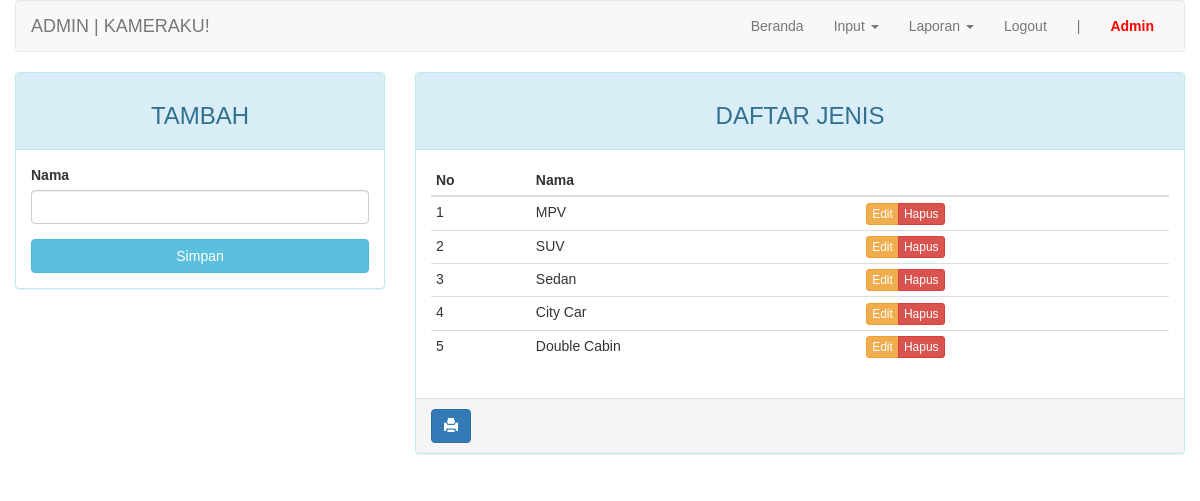
Before: /admin/index.php?page=jenis (signed in) with the older database file.
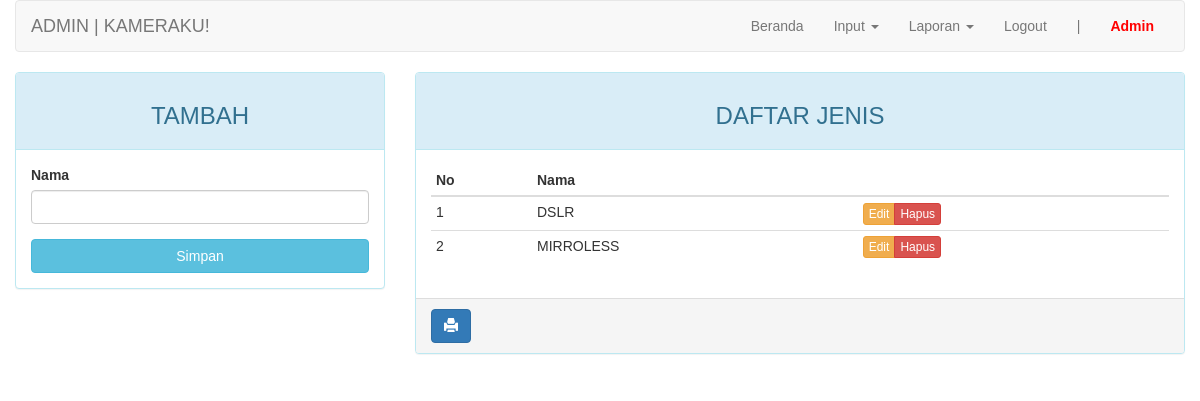
After: the same page with the newer database file.
### tables this page shows
CREATE TABLE `jenis` (
  `id_jenis` int(4) NOT NULL,
  `nama` varchar(30) NOT NULL
);

### admin/page/jenis.php (the view, shortened to what this page needs)
<?php
$update = (isset($_GET['action']) AND $_GET['action'] == 'update') ? true : false;
?>
<div class="row">
	<div class="col-md-4 hidden-print">
	    <div class="panel panel-<?= ($update) ? "warning" : "info" ?>">
	        <div class="panel-heading"><h3 class="text-center"><?= ($update) ? "EDIT" : "TAMBAH" ?></h3></div>
	        <div class="panel-body">
	            <form action="<?=$_SERVER['REQUEST_URI']?>" method="POST">
	                <div class="form-group">
	                    <label for="nama">Nama</label>
	                    <input type="text" name="nama" class="form-control" <?= (!$update) ?: 'value="'.$row["nama"].'"' ?>>
	                </div>
	                <button type="submit" class="btn btn-<?= ($update) ? "warning" : "info" ?> btn-block">Simpan</button>
	            </form>
	        </div>
	    </div>
	</div>
	<div class="col-md-8">
	    <div class="panel panel-info">
	        <div class="panel-heading"><h3 class="text-center">DAFTAR JENIS</h3></div>
	        <div class="panel-body">
	            <table class="table table-condensed">
	                <thead>
	                    <tr>
	                        <th>No</th>
	                        <th>Nama</th>
	                        <th class="hidden-print"></th>
	                    </tr>
	                </thead>
	                <tbody>
	                    <?php $no = 1; ?>
	                    <?php if ($query = $connection->query("SELECT * FROM jenis")): ?>
	                        <?php while($row = $query->fetch_assoc()): ?>
	                        <tr>
	                            <td><?=$no++?></td>
															<td><?=$row['nama']?></td>
	                            <td class="hidden-print">
	                                <div class="btn-group">
	                                    <a href="?page=jenis&action=update&key=<?=$row['id_jenis']?>" class="btn btn-warning btn-xs">Edit</a>
	                                    <a href="?page=jenis&action=delete&key=<?=$row['id_jenis']?>" class="btn btn-danger btn-xs">Hapus</a>
	                                </div>
	                            </td>
	                        </tr>
	                        <?php endwhile ?>
	                    <?php endif ?>
	                </tbody>
	            </table>
	        </div>
			    <div class="panel-footer hidden-print">
			        <a onClick="window.print();return false" class="btn btn-primary"><i class="glyphicon glyphicon-print"></i></a>
			    </div>
	    </div>
	</div>
</div>

Changed rows visible on the page:
removed jenis: nama "MPV"
removed jenis: nama "SUV"
removed jenis: nama "Sedan"
removed jenis: nama "City Car"
removed jenis: nama "Double Cabin"
added jenis: nama "DSLR"
added jenis: nama "MIRROLESS"
